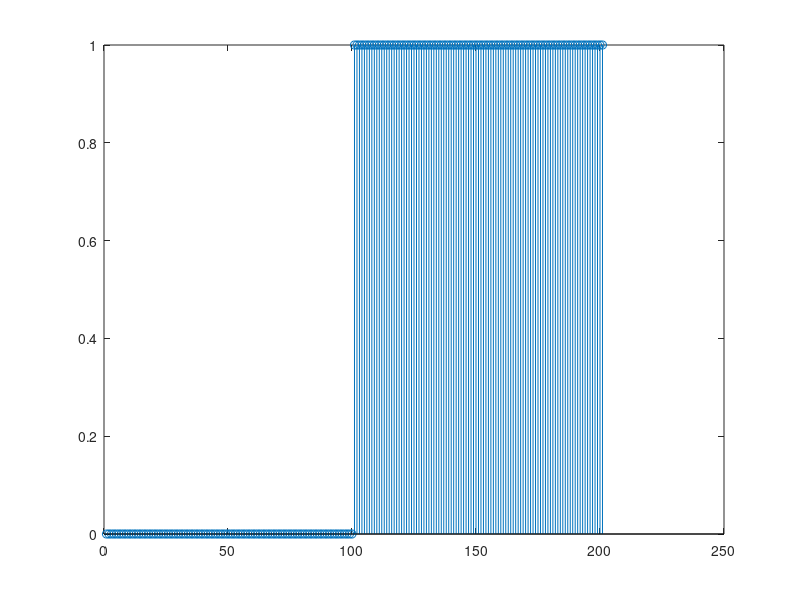
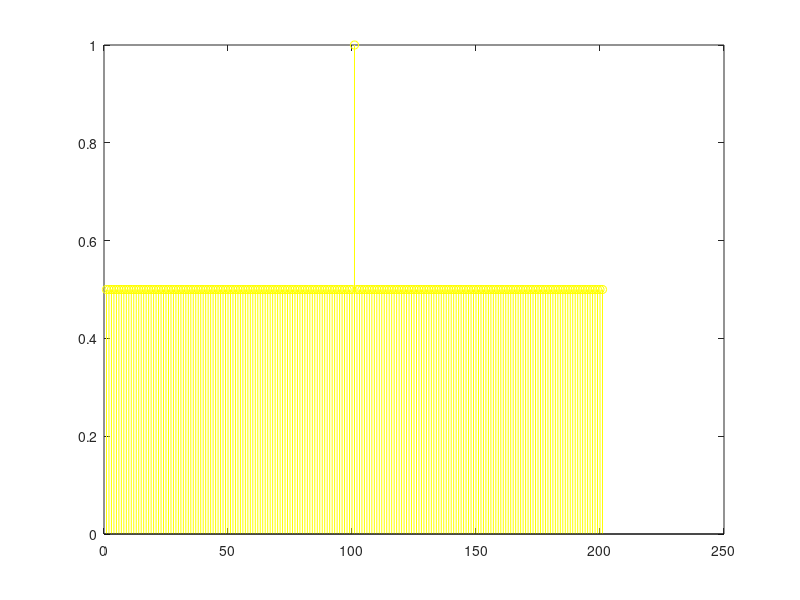
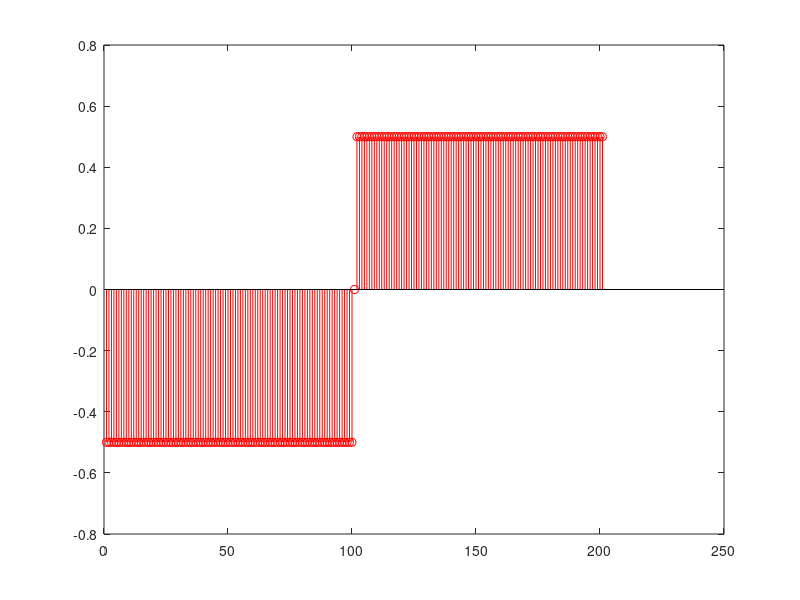

The MATLAB source for these figures, in order:
t = (-1:0.01:1);
x = t >=0;
xmt=[fliplr(x(t>=0)) fliplr(x(t<0))];
xe=0.5*(xmt+x);
xo=0.5*(x-xmt);
figure(1)
stem(x)
figure(2)
stem(xe,'-y')
figure(3)
stem(xo,'-r')

